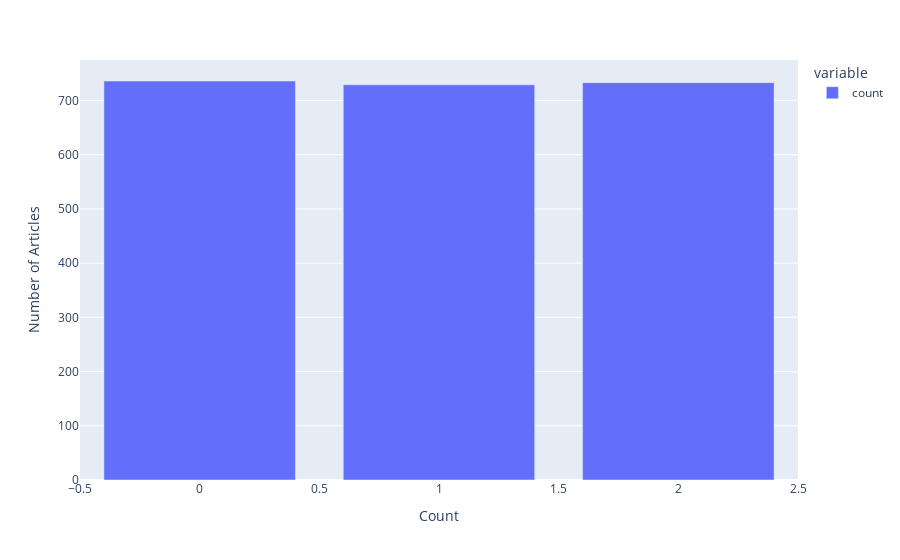
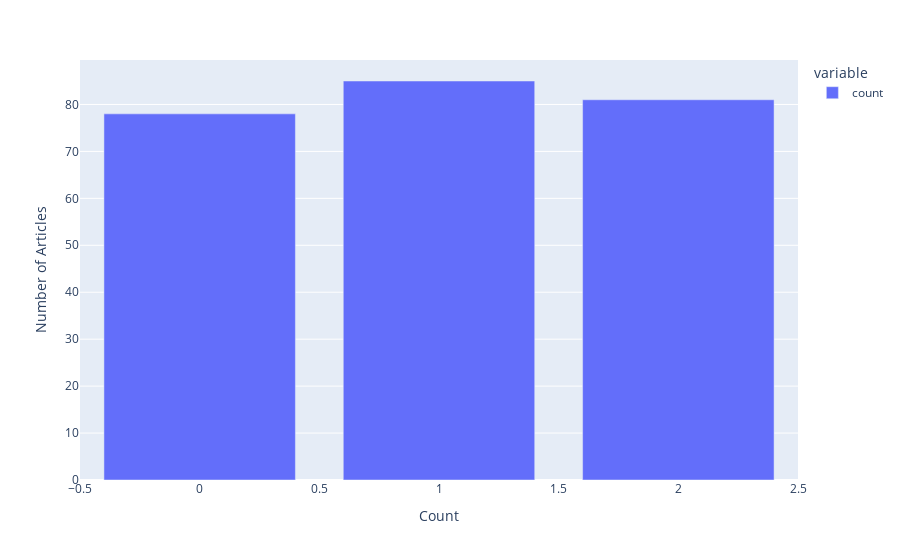

Notebook code cell kept with these figures, in order:
### Markdown cell above
#### 3. Dowsampled training set

### Code cell
# Get Raws dataset
train_down_df, eval_down_df, test_down_df = get_train_eval_test('news_train_downsample.jsonl', 'news_eval.jsonl')
show_labels_count(train_down_df)
show_labels_count(eval_down_df)
show_labels_count(test_down_df)

### Figure 1 — Plotly figure (JSON) as saved in the notebook; plotly's stock layout.template omitted (floating-point values rounded to 4 significant figures)
{"data": [{"alignmentgroup": "True", "hovertemplate": "variable=count<br>labels=%{x}<br>value=%{y}<extra></extra>", "legendgroup": "count", "marker": {"color": "#636efa", "pattern": {"shape": ""}}, "name": "count", "offsetgroup": "count", "orientation": "v", "showlegend": true, "textposition": "auto", "type": "bar", "x": [0, 2, 1], "xaxis": "x", "y": [736, 733, 729], "yaxis": "y"}], "layout": {"barmode": "relative", "legend": {"title": {"text": "variable"}, "tracegroupgap": 0}, "margin": {"t": 60}, "xaxis": {"anchor": "y", "domain": [0, 1], "title": {"text": "Count"}}, "yaxis": {"anchor": "x", "domain": [0, 1], "title": {"text": "Number of Articles"}}}}

### Figure 2 — Plotly figure (JSON) as saved in the notebook; plotly's stock layout.template omitted (floating-point values rounded to 4 significant figures)
{"data": [{"alignmentgroup": "True", "hovertemplate": "variable=count<br>labels=%{x}<br>value=%{y}<extra></extra>", "legendgroup": "count", "marker": {"color": "#636efa", "pattern": {"shape": ""}}, "name": "count", "offsetgroup": "count", "orientation": "v", "showlegend": true, "textposition": "auto", "type": "bar", "x": [1, 2, 0], "xaxis": "x", "y": [85, 81, 78], "yaxis": "y"}], "layout": {"barmode": "relative", "legend": {"title": {"text": "variable"}, "tracegroupgap": 0}, "margin": {"t": 60}, "xaxis": {"anchor": "y", "domain": [0, 1], "title": {"text": "Count"}}, "yaxis": {"anchor": "x", "domain": [0, 1], "title": {"text": "Number of Articles"}}}}
